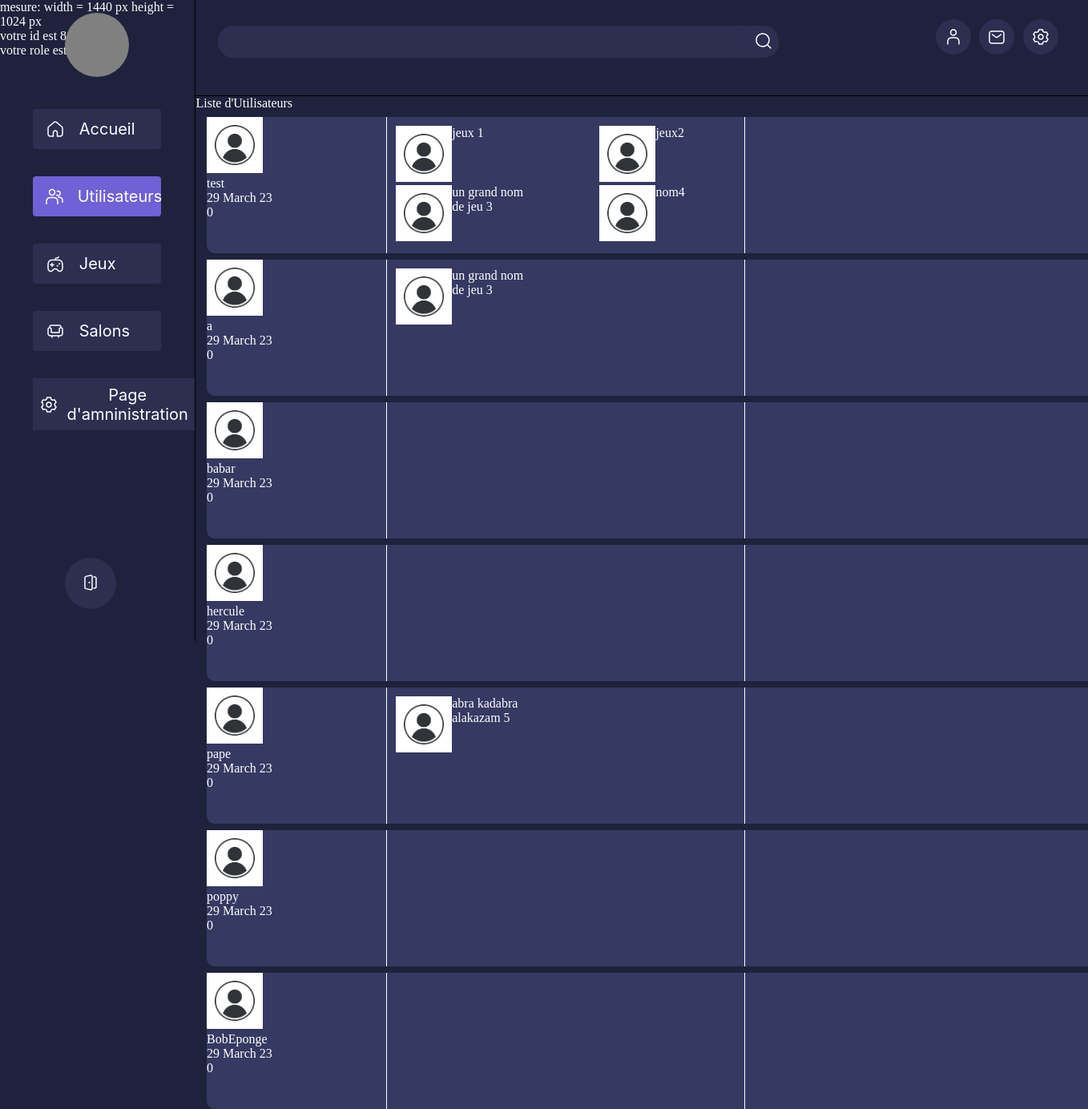
/index.php?page=listeUtilisateur (signed in), run on the app's committed database.
### tables this page shows
CREATE TABLE `utilisateurs` (
  `id` int NOT NULL,
  `nom` varchar(50) NOT NULL,
  `e-mail` varchar(200) NOT NULL,
  `image` varchar(255) NOT NULL DEFAULT 'avatar.jpeg',
  `information` varchar(255) NOT NULL,
  `connexion` int NOT NULL DEFAULT '1' COMMENT 'etat de la connexion.',
  `mdp` varchar(255) NOT NULL,
  `role` int NOT NULL DEFAULT '0'
);

CREATE TABLE `jeujouer` (
  `id` int NOT NULL,
  `id_utilisateurs` int NOT NULL
);

CREATE TABLE `jeux` (
  `id` int NOT NULL,
  `nom` varchar(50) NOT NULL,
  `description` mediumtext NOT NULL,
  `image` varchar(255) NOT NULL,
  `date_de_sortie` date NOT NULL
);

### pages/listeUtilisateurs.php (the view, shortened to what this page needs)
<?php
require_once('bdd/connect.php');
    $id = strip_tags($_SESSION["id"]);
    $sql = 'SELECT * FROM `utilisateurs` WHERE id <> :id ';
    $query = $db->prepare($sql);
    $query->bindValue(':id', $id);
    $query->execute();
    $listUtilisateurs = $query->fetchAll(PDO::FETCH_ASSOC);
?>
<p>Liste d'Utilisateurs</p>
<?php
foreach ($listUtilisateurs as $utilisateur) {
?>
<div class="listUtilisateurBlock">
    <div class="boiteID">
        <img src="images/avatar/<?= $utilisateur['image'] ?>" alt="">
        <p><?= $utilisateur['nom'] ?></p>
        <p><?= $utilisateur['information'] ?></p>
        <p><?= $utilisateur['connexion'] ?></p>
    </div>
    <div class="boiteListJeu">
    <?php
    $id = $utilisateur['id'];
    $sql = 'SELECT * FROM `jeujouer` WHERE `id_utilisateurs`=:id LIMIT 4';
    $query = $db->prepare($sql);
    $query->bindValue(':id', $id);
    $query->execute();
    $listJeux = $query->fetchAll(PDO::FETCH_ASSOC);
    foreach ($listJeux as $jeu){
        $id = $jeu['id'];
        $sql = 'SELECT * FROM `jeux` WHERE `id`=:id';
        $query = $db->prepare($sql);
        $query->bindValue(':id', $id);
        $query->execute();
        $donnees = $query->fetch(PDO::FETCH_ASSOC);
        ?>
        <div class="boiteJeu">
            <img src="images/imageJeu/<?= $donnees['image'] ?>" alt="">
            <p><?= $donnees['nom']; ?></p>
        </div>
    <?php } ?>
    </div>
    <div class="boiteListSalon"></div>
</div>
<?php }
?>

### css/style.css (style rules this page uses)
* { margin: 0; padding: 0; text-decoration: none; box-sizing: border-box; }
body { display: flex; background-color: #1F223C; color: white; }
.listUtilisateurBlock { background: #363962; border-radius: 10px; margin: 1vh 1vw; width: 1120px; height: 170px; display: flex; }
.listUtilisateurBlock > div > img { Width:70px; Height:70px; }
.boiteID { width: 20%; }
.boiteListSalon { width:40%; }
.boiteListJeu { border-left: white 1px solid; border-right: white 1px solid; width:40%; padding: 1% 1%; display: flex; flex-wrap: wrap; justify-content: space-between; }
.boiteJeu { display: flex; width: 40%; }
.boiteJeu > img { Width:70px; Height:70px; }

### data on the page
utilisateurs: image (placeholder picture), nom "test", information "29 March 23", connexion "0"
jeujouer: id.image (placeholder picture), id.nom "jeux 1"
jeujouer: id.image (placeholder picture), id.nom "jeux2"
jeujouer: id.image (placeholder picture), id.nom "un grand nom de jeu 3"
jeujouer: id.image (placeholder picture), id.nom "nom4"
utilisateurs: image (placeholder picture), nom "a", information "29 March 23", connexion "0"
jeujouer: id.image (placeholder picture), id.nom "un grand nom de jeu 3"
utilisateurs: image (placeholder picture), nom "babar", information "29 March 23", connexion "0"
utilisateurs: image (placeholder picture), nom "hercule", information "29 March 23", connexion "0"
utilisateurs: image (placeholder picture), nom "pape", information "29 March 23", connexion "0"
jeujouer: id.image (placeholder picture), id.nom "abra kadabra alakazam 5"
utilisateurs: image (placeholder picture), nom "poppy", information "29 March 23", connexion "0"
utilisateurs: image (placeholder picture), nom "BobEponge", information "29 March 23", connexion "0"

### other printed values
$_SESSION['id'] "8"
